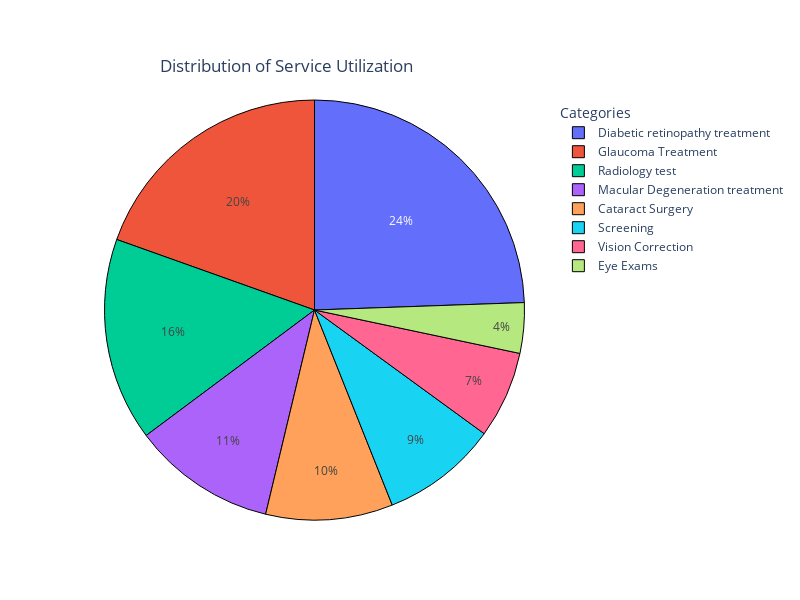

The notebook cell saved with this chart:
### Code cell
df_service = df[df['Topic'] == 'Service Utilization']

Service_Utilization_category = pd.crosstab(df_service['New_Category'], df_service['Topic'])

fig = go.Figure(data=[go.Pie(labels=Service_Utilization_category.index,
                             values=Service_Utilization_category['Service Utilization'],
                             hovertemplate='Category: %{label} <br>Count: %{value}<extra></extra>',
                             texttemplate='%{percent:.0%}',
                             marker=dict(line=dict(color='#000000', width=1)))])

fig.update_layout(
                  width=800,
                  height=600,
                  title='Distribution of Service Utilization',
                  title_x=0.2,
                  title_y=0.9,
                  legend=dict(title='Categories')
)
fig.show()

### Figure 1 — Plotly figure (JSON) as saved in the notebook; plotly's stock layout.template omitted (floating-point values rounded to 4 significant figures)
{"data": [{"hovertemplate": "Category: %{label} <br>Count: %{value}<extra></extra>", "labels": ["Cataract Surgery", "Diabetic retinopathy treatment", "Eye Exams", "Glaucoma Treatment", "Macular Degeneration treatment", "Radiology test", "Screening", "Vision Correction"], "marker": {"line": {"color": "#000000", "width": 1}}, "texttemplate": "%{percent:.0%}", "type": "pie", "values": [13814, 34535, 5482, 27628, 15636, 22113, 12636, 9477]}], "layout": {"height": 600, "legend": {"title": {"text": "Categories"}}, "title": {"text": "Distribution of Service Utilization", "x": 0.2, "y": 0.9}, "width": 800}}
